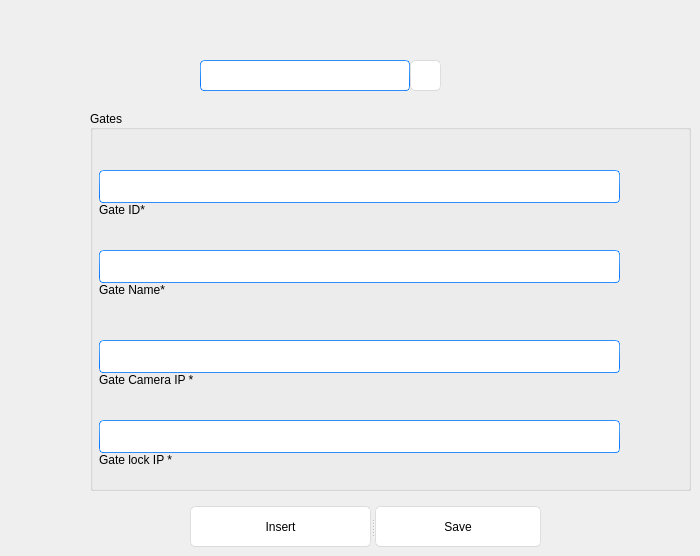
    <widget class="QWidget" name="page3">
     <widget class="QPushButton" name="search_gates">
      <property name="geometry">
       <rect>
        <x>410</x>
        <y>60</y>
        <width>31</width>
        <height>31</height>
       </rect>
      </property>
      <property name="styleSheet">
       <string notr="true">QPushButton{
	font: 25 18pt &quot;Bahnschrift Light&quot;;
	border-style: solid;
	border-top-color: qlineargradient(spread:pad, x1:0.5, y1:1, x2:0.5, y2:0, stop:0 rgb(215, 215, 215), stop:1 rgb(222, 222, 222));
	border-right-color: qlineargradient(spread:pad, x1:0, y1:0.5, x2:1, y2:0.5, stop:0 rgb(217, 217, 217), stop:1 rgb(227, 227, 227));
	border-left-color: qlineargradient(spread:pad, x1:0, y1:0.5, x2:1, y2:0.5, stop:0 rgb(227, 227, 227), stop:1 rgb(217, 217, 217));
	border-bottom-color: qlineargradient(spread:pad, x1:0.5, y1:1, x2:0.5, y2:0, stop:0 rgb(215, 215, 215), stop:1 rgb(222, 222, 222));
	border-width: 1px;
	border-radius: 5px;
	color: rgb(0,0,0);
	padding: 2px;
	background-color: rgb(255,255,255);
}
QPushButton:hover{
	border-style: solid;
	border-top-color: qlineargradient(spread:pad, x1:0.5, y1:1, x2:0.5, y2:0, stop:0 rgb(195, 195, 195), stop:1 rgb(222, 222, 222));
	border-right-color: qlineargradient(spread:pad, x1:0, y1:0.5, x2:1, y2:0.5, stop:0 rgb(197, 197, 197), stop:1 rgb(227, 227, 227));
	border-left-color: qlineargradient(spread:pad, x1:0, y1:0.5, x2:1, y2:0.5, stop:0 rgb(227, 227, 227), stop:1 rgb(197, 197, 197));
	border-bottom-color: qlineargradient(spread:pad, x1:0.5, y1:1, x2:0.5, y2:0, stop:0 rgb(195, 195, 195), stop:1 rgb(222, 222, 222));
	border-width: 1px;
	border-radius: 5px;
	color: rgb(0,0,0);
	padding: 2px;
	background-color: rgb(255,255,255);
}
QPushButton:pressed{
	border-style: solid;
	border-top-color: qlineargradient(spread:pad, x1:0.5, y1:1, x2:0.5, y2:0, stop:0 rgb(215, 215, 215), stop:1 rgb(222, 222, 222));
	border-right-color: qlineargradient(spread:pad, x1:0, y1:0.5, x2:1, y2:0.5, stop:0 rgb(217, 217, 217), stop:1 rgb(227, 227, 227));
	border-left-color: qlineargradient(spread:pad, x1:0, y1:0.5, x2:1, y2:0.5, stop:0 rgb(227, 227, 227), stop:1 rgb(217, 217, 217));
	border-bottom-color: qlineargradient(spread:pad, x1:0.5, y1:1, x2:0.5, y2:0, stop:0 rgb(215, 215, 215), stop:1 rgb(222, 222, 222));
	border-width: 1px;
	border-radius: 5px;
	color: rgb(0,0,0);
	padding: 2px;
	background-color: rgb(142,142,142);
}
QPushButton:disabled{
	border-style: solid;
	border-top-color: qlineargradient(spread:pad, x1:0.5, y1:1, x2:0.5, y2:0, stop:0 rgb(215, 215, 215), stop:1 rgb(222, 222, 222));
	border-right-color: qlineargradient(spread:pad, x1:0, y1:0.5, x2:1, y2:0.5, stop:0 rgb(217, 217, 217), stop:1 rgb(227, 227, 227));
	border-left-color: qlineargradient(spread:pad, x1:0, y1:0.5, x2:1, y2:0.5, stop:0 rgb(227, 227, 227), stop:1 rgb(217, 217, 217));
	border-bottom-color: qlineargradient(spread:pad, x1:0.5, y1:1, x2:0.5, y2:0, stop:0 rgb(215, 215, 215), stop:1 rgb(222, 222, 222));
	border-width: 1px;
	border-radius: 5px;
	color: #808086;
	padding: 2px;
	background-color: rgb(142,142,142);
}</string>
      </property>
      <property name="text">
       <string/>
      </property>
      <property name="icon">
       <iconset>
        <normaloff>../icon1.jpg</normaloff>../icon1.jpg</iconset>
      </property>
      <property name="iconSize">
       <size>
        <width>32</width>
        <height>32</height>
       </size>
      </property>
     </widget>
     <widget class="QLineEdit" name="lineEdit_5">
      <property name="geometry">
       <rect>
        <x>200</x>
        <y>60</y>
        <width>210</width>
        <height>31</height>
       </rect>
      </property>
      <property name="styleSheet">
       <string>
border-width: 1px; border-radius: 4px;
background-color: rgb(255, 255, 255);
	border-style: solid;
	border-color: qlineargradient(spread:pad, x1:0.5, y1:1, x2:0.5, y2:0, stop:0 rgba(0, 113, 255, 255), stop:1 rgba(91, 171, 252, 255));</string>
      </property>
     </widget>
     <widget class="QGroupBox" name="groupBox_4">
      <property name="geometry">
       <rect>
        <x>90</x>
        <y>110</y>
        <width>601</width>
        <height>381</height>
       </rect>
      </property>
      <property name="title">
       <string>Gates </string>
      </property>
      <property name="alignment">
       <set>Qt::AlignJustify|Qt::AlignVCenter</set>
      </property>
      <property name="flat">
       <bool>true</bool>
      </property>
      <widget class="QLineEdit" name="gateid_line">
       <property name="geometry">
        <rect>
         <x>9</x>
         <y>60</y>
         <width>521</width>
         <height>33</height>
        </rect>
       </property>
       <property name="styleSheet">
        <string notr="true">
border-width: 1px; border-radius: 4px;
background-color: rgb(255, 255, 255);
	border-style: solid;
	border-color: qlineargradient(spread:pad, x1:0.5, y1:1, x2:0.5, y2:0, stop:0 rgba(0, 113, 255, 255), stop:1 rgba(91, 171, 252, 255));</string>
       </property>
      </widget>
      <widget class="QLineEdit" name="camip_line">
       <property name="geometry">
        <rect>
         <x>9</x>
         <y>230</y>
         <width>521</width>
         <height>33</height>
        </rect>
       </property>
       <property name="styleSheet">
        <string notr="true">
border-width: 1px; border-radius: 4px;
background-color: rgb(255, 255, 255);
	border-style: solid;
	border-color: qlineargradient(spread:pad, x1:0.5, y1:1, x2:0.5, y2:0, stop:0 rgba(0, 113, 255, 255), stop:1 rgba(91, 171, 252, 255));</string>
       </property>
      </widget>
      <widget class="QLabel" name="label_10">
       <property name="geometry">
        <rect>
         <x>9</x>
         <y>170</y>
         <width>91</width>
         <height>19</height>
        </rect>
       </property>
       <property name="styleSheet">
        <string notr="true">font: 25 12pt &quot;Bahnschrift Light&quot;;</string>
       </property>
       <property name="text">
        <string>Gate Name*</string>
       </property>
      </widget>
      <widget class="QLineEdit" name="gatelock_line">
       <property name="geometry">
        <rect>
         <x>9</x>
         <y>310</y>
         <width>521</width>
         <height>33</height>
        </rect>
       </property>
       <property name="styleSheet">
        <string notr="true">
border-width: 1px; border-radius: 4px;
background-color: rgb(255, 255, 255);
	border-style: solid;
	border-color: qlineargradient(spread:pad, x1:0.5, y1:1, x2:0.5, y2:0, stop:0 rgba(0, 113, 255, 255), stop:1 rgba(91, 171, 252, 255));</string>
       </property>
      </widget>
      <widget class="QLabel" name="label_9">
       <property name="geometry">
        <rect>
         <x>9</x>
         <y>90</y>
         <width>61</width>
         <height>19</height>
        </rect>
       </property>
       <property name="styleSheet">
        <string notr="true">font: 25 12pt &quot;Bahnschrift Light&quot;;</string>
       </property>
       <property name="text">
        <string>Gate ID*</string>
       </property>
      </widget>
      <widget class="QLineEdit" name="gate_line">
       <property name="geometry">
        <rect>
         <x>9</x>
         <y>140</y>
         <width>521</width>
         <height>33</height>
        </rect>
       </property>
       <property name="styleSheet">
        <string notr="true">
border-width: 1px; border-radius: 4px;
background-color: rgb(255, 255, 255);
	border-style: solid;
	border-color: qlineargradient(spread:pad, x1:0.5, y1:1, x2:0.5, y2:0, stop:0 rgba(0, 113, 255, 255), stop:1 rgba(91, 171, 252, 255));</string>
       </property>
      </widget>
      <widget class="QLabel" name="label_11">
       <property name="geometry">
        <rect>
         <x>9</x>
         <y>260</y>
         <width>131</width>
         <height>19</height>
        </rect>
       </property>
       <property name="styleSheet">
        <string notr="true">font: 25 12pt &quot;Bahnschrift Light&quot;;</string>
       </property>
       <property name="text">
        <string>Gate Camera IP *</string>
       </property>
      </widget>
      <widget class="QLabel" name="label_12">
       <property name="geometry">
        <rect>
         <x>9</x>
         <y>340</y>
         <width>101</width>
         <height>19</height>
        </rect>
       </property>
       <property name="styleSheet">
        <string notr="true">font: 25 12pt &quot;Bahnschrift Light&quot;;</string>
       </property>
       <property name="text">
        <string>Gate lock IP *</string>
       </property>
      </widget>
     </widget>
     <widget class="QSplitter" name="splitter_2">
      <property name="geometry">
       <rect>
        <x>190</x>
        <y>506</y>
        <width>351</width>
        <height>41</height>
       </rect>
      </property>
      <property name="orientation">
       <enum>Qt::Horizontal</enum>
      </property>
      <widget class="QPushButton" name="insert_gate">
       <property name="styleSheet">
        <string notr="true">QPushButton{
	font: 25 18pt &quot;Bahnschrift Light&quot;;
	border-style: solid;
	border-top-color: qlineargradient(spread:pad, x1:0.5, y1:1, x2:0.5, y2:0, stop:0 rgb(215, 215, 215), stop:1 rgb(222, 222, 222));
	border-right-color: qlineargradient(spread:pad, x1:0, y1:0.5, x2:1, y2:0.5, stop:0 rgb(217, 217, 217), stop:1 rgb(227, 227, 227));
	border-left-color: qlineargradient(spread:pad, x1:0, y1:0.5, x2:1, y2:0.5, stop:0 rgb(227, 227, 227), stop:1 rgb(217, 217, 217));
	border-bottom-color: qlineargradient(spread:pad, x1:0.5, y1:1, x2:0.5, y2:0, stop:0 rgb(215, 215, 215), stop:1 rgb(222, 222, 222));
	border-width: 1px;
	border-radius: 5px;
	color: rgb(0,0,0);
	padding: 2px;
	background-color: rgb(255,255,255);
}
QPushButton:hover{
	border-style: solid;
	border-top-color: qlineargradient(spread:pad, x1:0.5, y1:1, x2:0.5, y2:0, stop:0 rgb(195, 195, 195), stop:1 rgb(222, 222, 222));
	border-right-color: qlineargradient(spread:pad, x1:0, y1:0.5, x2:1, y2:0.5, stop:0 rgb(197, 197, 197), stop:1 rgb(227, 227, 227));
	border-left-color: qlineargradient(spread:pad, x1:0, y1:0.5, x2:1, y2:0.5, stop:0 rgb(227, 227, 227), stop:1 rgb(197, 197, 197));
	border-bottom-color: qlineargradient(spread:pad, x1:0.5, y1:1, x2:0.5, y2:0, stop:0 rgb(195, 195, 195), stop:1 rgb(222, 222, 222));
	border-width: 1px;
	border-radius: 5px;
	color: rgb(0,0,0);
	padding: 2px;
	background-color: rgb(255,255,255);
}
QPushButton:pressed{
	border-style: solid;
	border-top-color: qlineargradient(spread:pad, x1:0.5, y1:1, x2:0.5, y2:0, stop:0 rgb(215, 215, 215), stop:1 rgb(222, 222, 222));
	border-right-color: qlineargradient(spread:pad, x1:0, y1:0.5, x2:1, y2:0.5, stop:0 rgb(217, 217, 217), stop:1 rgb(227, 227, 227));
	border-left-color: qlineargradient(spread:pad, x1:0, y1:0.5, x2:1, y2:0.5, stop:0 rgb(227, 227, 227), stop:1 rgb(217, 217, 217));
	border-bottom-color: qlineargradient(spread:pad, x1:0.5, y1:1, x2:0.5, y2:0, stop:0 rgb(215, 215, 215), stop:1 rgb(222, 222, 222));
	border-width: 1px;
	border-radius: 5px;
	color: rgb(0,0,0);
	padding: 2px;
	background-color: rgb(142,142,142);
}
QPushButton:disabled{
	border-style: solid;
	border-top-color: qlineargradient(spread:pad, x1:0.5, y1:1, x2:0.5, y2:0, stop:0 rgb(215, 215, 215), stop:1 rgb(222, 222, 222));
	border-right-color: qlineargradient(spread:pad, x1:0, y1:0.5, x2:1, y2:0.5, stop:0 rgb(217, 217, 217), stop:1 rgb(227, 227, 227));
	border-left-color: qlineargradient(spread:pad, x1:0, y1:0.5, x2:1, y2:0.5, stop:0 rgb(227, 227, 227), stop:1 rgb(217, 217, 217));
	border-bottom-color: qlineargradient(spread:pad, x1:0.5, y1:1, x2:0.5, y2:0, stop:0 rgb(215, 215, 215), stop:1 rgb(222, 222, 222));
	border-width: 1px;
	border-radius: 5px;
	color: #808086;
	padding: 2px;
	background-color: rgb(142,142,142);
}</string>
       </property>
       <property name="text">
        <string>Insert</string>
       </property>
      </widget>
      <widget class="QPushButton" name="save_gate">
       <property name="styleSheet">
        <string notr="true">QPushButton{
	font: 25 18pt &quot;Bahnschrift Light&quot;;
	border-style: solid;
	border-top-color: qlineargradient(spread:pad, x1:0.5, y1:1, x2:0.5, y2:0, stop:0 rgb(215, 215, 215), stop:1 rgb(222, 222, 222));
	border-right-color: qlineargradient(spread:pad, x1:0, y1:0.5, x2:1, y2:0.5, stop:0 rgb(217, 217, 217), stop:1 rgb(227, 227, 227));
	border-left-color: qlineargradient(spread:pad, x1:0, y1:0.5, x2:1, y2:0.5, stop:0 rgb(227, 227, 227), stop:1 rgb(217, 217, 217));
	border-bottom-color: qlineargradient(spread:pad, x1:0.5, y1:1, x2:0.5, y2:0, stop:0 rgb(215, 215, 215), stop:1 rgb(222, 222, 222));
	border-width: 1px;
	border-radius: 5px;
	color: rgb(0,0,0);
	padding: 2px;
	background-color: rgb(255,255,255);
}
QPushButton:hover{
	border-style: solid;
	border-top-color: qlineargradient(spread:pad, x1:0.5, y1:1, x2:0.5, y2:0, stop:0 rgb(195, 195, 195), stop:1 rgb(222, 222, 222));
	border-right-color: qlineargradient(spread:pad, x1:0, y1:0.5, x2:1, y2:0.5, stop:0 rgb(197, 197, 197), stop:1 rgb(227, 227, 227));
	border-left-color: qlineargradient(spread:pad, x1:0, y1:0.5, x2:1, y2:0.5, stop:0 rgb(227, 227, 227), stop:1 rgb(197, 197, 197));
	border-bottom-color: qlineargradient(spread:pad, x1:0.5, y1:1, x2:0.5, y2:0, stop:0 rgb(195, 195, 195), stop:1 rgb(222, 222, 222));
	border-width: 1px;
	border-radius: 5px;
	color: rgb(0,0,0);
	padding: 2px;
	background-color: rgb(255,255,255);
}
QPushButton:pressed{
	border-style: solid;
	border-top-color: qlineargradient(spread:pad, x1:0.5, y1:1, x2:0.5, y2:0, stop:0 rgb(215, 215, 215), stop:1 rgb(222, 222, 222));
	border-right-color: qlineargradient(spread:pad, x1:0, y1:0.5, x2:1, y2:0.5, stop:0 rgb(217, 217, 217), stop:1 rgb(227, 227, 227));
	border-left-color: qlineargradient(spread:pad, x1:0, y1:0.5, x2:1, y2:0.5, stop:0 rgb(227, 227, 227), stop:1 rgb(217, 217, 217));
	border-bottom-color: qlineargradient(spread:pad, x1:0.5, y1:1, x2:0.5, y2:0, stop:0 rgb(215, 215, 215), stop:1 rgb(222, 222, 222));
	border-width: 1px;
	border-radius: 5px;
	color: rgb(0,0,0);
	padding: 2px;
	background-color: rgb(142,142,142);
}
QPushButton:disabled{
	border-style: solid;
	border-top-color: qlineargradient(spread:pad, x1:0.5, y1:1, x2:0.5, y2:0, stop:0 rgb(215, 215, 215), stop:1 rgb(222, 222, 222));
	border-right-color: qlineargradient(spread:pad, x1:0, y1:0.5, x2:1, y2:0.5, stop:0 rgb(217, 217, 217), stop:1 rgb(227, 227, 227));
	border-left-color: qlineargradient(spread:pad, x1:0, y1:0.5, x2:1, y2:0.5, stop:0 rgb(227, 227, 227), stop:1 rgb(217, 217, 217));
	border-bottom-color: qlineargradient(spread:pad, x1:0.5, y1:1, x2:0.5, y2:0, stop:0 rgb(215, 215, 215), stop:1 rgb(222, 222, 222));
	border-width: 1px;
	border-radius: 5px;
	color: #808086;
	padding: 2px;
	background-color: rgb(142,142,142);
}</string>
       </property>
       <property name="text">
        <string>Save</string>
       </property>
      </widget>
     </widget>
    </widget>
